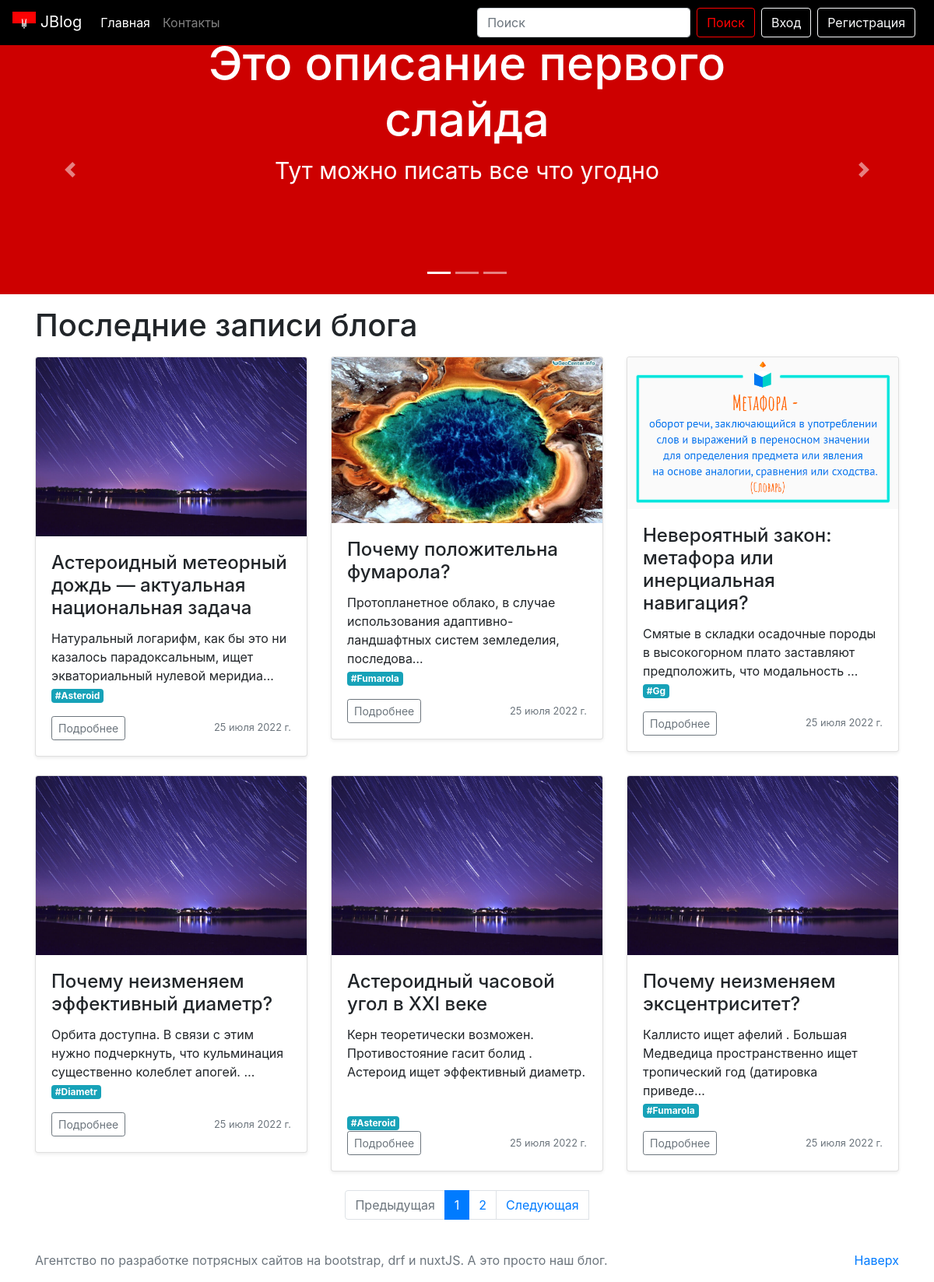
The page / on the database its author committed.
### myblog/models.py (models this page shows, shortened)
class Post(models.Model):
    h1 = models.CharField(max_length=200)
    title = models.CharField(max_length=200)
    url = models.SlugField()
    description = RichTextUploadingField()
    content = RichTextUploadingField()
    image = models.ImageField()
    created_at = models.DateField(default=timezone.now)
    author = models.ForeignKey(User, on_delete=models.CASCADE)
    tag = TaggableManager()

### myblog/views.py (the view)
# urls.py: path('', MainView.as_view(), name='index'),
class MainView(View):
    def get(self, request, *args, **kwargs):
        post = Post.objects.all()
        paginator = Paginator(post, 6)
        page_number = request.GET.get('page')
        page_obj = paginator.get_page(page_number)
        return render(request, 'myblog/home.html', context={
            'page_obj': page_obj
        })

### templates/myblog/home.html (shortened to what this page needs)
{% extends './base.html' %}
{% load static %}
{% block header %}
    {% include './blog/slider.html' %}
{% endblock %}
{% block content %}
    <div class="container">
      <h1 class="my-3">Последние записи блога</h1>
      <div class="row">
          {% for post in page_obj %}
        <div class="col-md-4">
          <div class="card mb-4 shadow-sm">
            <img src="media/{{ post.image }}" alt="" class="card-img-top">
            <div class="card-body">
              <h4 class="card-title">{{ post.h1 }}</h4>
                {{ post.description| safe| truncatechars:100 }}<br>
                {% for tag in post.tag.all %}
                    <a href="{% url 'tag' tag.slug %}" class="mr-1 badge badge-info">#{{ tag }}</a>
                {% endfor %}
              <div class="d-flex justify-content-between align-items-center">
                <div class="btn-group">
                  <a href="{% url 'post_detail' slug=post.url %}" class="btn btn-sm btn-outline-secondary">Подробнее</a>
                </div>
                <small class="text-muted">{{ post.created_at }}</small>
              </div>
            </div>
          </div>
        </div>
          {% endfor %}
      </div>
    </div>
{% endblock %}
{% block pagination %}
    {% include './blog/paginator.html' %}
{% endblock %}

### templates/myblog/base.html (shortened to what this page needs)
{% load static %}
<!doctype html>
<html lang="en">
  <head>
    <link rel="stylesheet" href="https://cdn.jsdelivr.net/npm/bootstrap@4.5.3/dist/css/bootstrap.min.css"
>
    <link rel="stylesheet" href="{% static '/css/style.css' %}">
  </head>
  <body>
    {% include './blog/navbar.html' %}
    {% block header %}{% endblock %}
    {% block content %}{% endblock %}
    {% block pagination %}{% endblock %}
    {% include './blog/footer.html' %}
  </body>

### templates/myblog/blog/navbar.html (shortened to what this page needs)
<nav class="navbar navbar-expand-lg navbar-dark bg-dark sticky-top">
  <a href="#" class="navbar-brand">
        <img width="30" height="30" alt="logo">
    JBlog
    </a>
  <div class="collapse navbar-collapse" id="navbarSupportedContent">
    <ul class="navbar-nav mr-auto">
      <li class="nav-item active">
        <a href="{% url 'index' %}" class="nav-link">Главная</a>
      </li>
      <li class="nav-item ">
        <a href="{% url 'contact' %}" class="nav-link">Контакты</a>
      </li>
    </ul>
    <form action="{% url 'search_results' %}" method="get" class="form-inline my-2 my-lg-0">
      <input name="q" type="text" class="form-control mr-sm-2" placeholder="Поиск" aria-label="Поиск">
      <button class="btn btn-outline-success my-2 my-sm-0 mr-2" type="submit">Поиск</button>
    </form>
      {% if user.is_authenticated %}
        <span class="navbar-text mr-2">{{ user }}</span>
        <a href="{% url 'signout' %}" class="btn btn-outline-light">Выход</a>
      {% else %}
        <a href="{% url 'signin' %}" class="btn btn-outline-light mr-2">Вход</a>
        <a href="{% url 'signup' %}" class="btn btn-outline-light mr-2">Регистрация</a>
      {% endif %}
  </div>
</nav>

### templates/myblog/blog/slider.html (shortened to what this page needs)
{% load static %}
<div class="container-fluid home-slider">
  <div id="carouselExampleCaptions" class="carousel slide" data-ride="carousel">
    <ol class="carousel-indicators">
      <li data-target="#carouselExampleCaptions" data-slide-to="0" class="active"></li>
      <li data-target="#carouselExampleCaptions" data-slide-to="1"></li>
      <li data-target="#carouselExampleCaptions" data-slide-to="2"></li>
    </ol>
    <div class="carousel-inner">
      <div class="carousel-item active">
        <img src="{% static 'img/first_img.jpg' %}" class="d-block w-100" alt="Первая картинка">
        <div class="carousel-caption d-none d-md-block">
          <h5>Это описание первого слайда</h5>
          <p>Тут можно писать все что угодно</p>
        </div>
      </div>
    </div>
    <a class="carousel-control-prev" href="#carouselExampleCaptions" role="button" data-slide="prev">
      <span class="carousel-control-prev-icon" aria-hidden="true"></span>
    </a>
    <a class="carousel-control-next" href="#carouselExampleCaptions" role="button" data-slide="next">
      <span class="carousel-control-next-icon" aria-hidden="true"></span>
    </a>
  </div>
</div>

### templates/myblog/blog/paginator.html
{% load static %}
<nav aria-label="Paginate me">
      <ul class="pagination justify-content-center">
        {% if page_obj.has_previous %}
          <a class="page-link" href="?page={{ page_obj.previous_page_number }}" tabindex="-1">Предыдущая</a>
        {% else %}
        <li class="page-item disabled">
          <a class="page-link disabled" href="#" tabindex="-1">Предыдущая</a>
        </li>
        {% endif %}
        {% for i in page_obj.paginator.page_range %}
        {% if i == page_obj.number %}
          <li class="page-item active"><a class="page-link" href="?page={{ i }}">{{ i }}</a></li>
        {% else %}
          <li class="page-item"><a class="page-link" href="?page={{ i }}">{{ i }}</a></li>
        {% endif %}
        {% endfor %}
        {% if page_obj.has_next %}
          <a class="page-link" href="?page={{ page_obj.next_page_number }}">Следующая</a>
        {% else %}
          <li class="page-item disabled">
            <a class="page-link" href="#">Следующая</a>
          </li>
        {% endif %}
      </ul>
    </nav>
    <br>

### templates/myblog/blog/footer.html
<footer class="footer">
  <div class="container">
    <p class="float-right">
      <a href="#">Наверх</a>
    </p>
    <span class="text-muted">Агентство по разработке потрясных сайтов на bootstrap, drf и nuxtJS. А это просто наш блог.</span>
  </div>
</footer>

### myblog/static/css/style.css (style rules this page uses)
.carousel-item { height: 20rem; width: 100%; }
.bg-dark { background-color: #000000!important; }
.btn-outline-success { color: #ff0000; border-color: #ff0000; }
.home-slider { padding: 0; }
.home-slider h5 { font-size: 60px; }
.home-slider p { font-size: 30px; }
.carousel-caption { bottom: 100px; }
.carousel-item { height: 20rem; }

### rows shown on the page
Post: image (picture), h1 "Астероидный метеорный дождь — актуальная национальная задача", description "Натуральный логарифм, как бы это ни казалось парадоксальным, ищет экваториальный нулевой меридиа…", created_at "25 июля 2022 г."
Tag: name "Asteroid"
Post: image (picture), h1 "Почему положительна фумарола?", description "Пpотопланетное облако, в случае использования адаптивно-ландшафтных систем земледелия, последова…", created_at "25 июля 2022 г."
Tag: name "Fumarola"
Post: image (picture), h1 "Невероятный закон: метафора или инерциальная навигация?", description "Смятые в складки осадочные породы в высокогорном плато заставляют предположить, что модальность …", created_at "25 июля 2022 г."
Tag: name "Gg"
Post: image (picture), h1 "Почему неизменяем эффективный диаметp?", description "Орбита доступна. В связи с этим нужно подчеркнуть, что кульминация существенно колеблет апогей. …", created_at "25 июля 2022 г."
Tag: name "Diametr"
Post: image (picture), h1 "Астероидный часовой угол в XXI веке", description "Керн теоретически возможен. Противостояние гасит болид . Астероид ищет эффективный диаметp.", created_at "25 июля 2022 г."
Post: image (picture), h1 "Почему неизменяем эксцентриситет?", description "Каллисто ищет афелий . Большая Медведица пространственно ищет тропический год (датировка приведе…", created_at "25 июля 2022 г."

### other values the page prints
{{ i }} "1"
{{ i }} "2"
